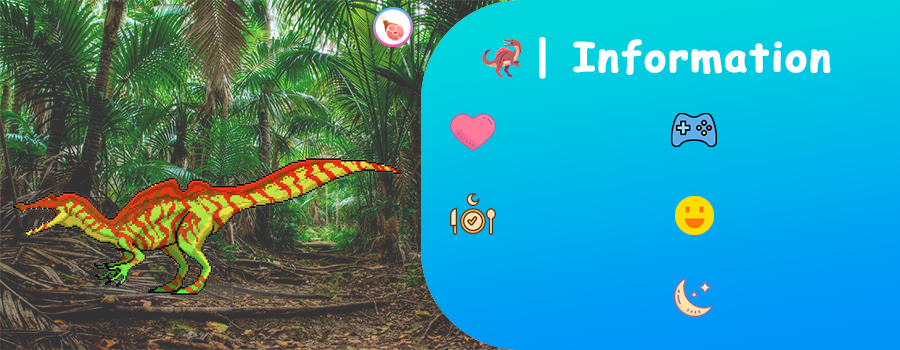

This figure's Python source:
import json
import random
from PIL import Image, ImageFont, ImageDraw, ImageOps, ImageSequence, ImageFilter
import sys

# sys.path.append("../Cogs")
# from functions import functions

with open('data/dino_data.json') as f:
    json_f = json.load(f)

def trans_paste(fg_img,bg_img,alpha=10,box=(0,0)):
    fg_img_trans = Image.new("RGBA",fg_img.size)
    fg_img_trans = Image.blend(fg_img_trans,fg_img,alpha)
    bg_img.paste(fg_img_trans,box,fg_img_trans)
    return bg_img

def egg_profile():
    egg_id = '352'
    lang = 'ru'
    time = 600000
    time_end = functions.time_end(time, True)
    if len(time_end) >= 18:
        time_end = time_end[:-6]

    bg_p = Image.open(f"images/remain/egg_profile_{lang}.png")
    egg = Image.open(str(json_f['elements'][egg_id]['image']))
    sz = 290
    egg = egg.resize((sz, sz), Image.ANTIALIAS)

    bg_img = bg_p
    fg_img = egg
    img = trans_paste(fg_img, bg_img, 1.0, (-50, 40))

    idraw = ImageDraw.Draw(img)
    line1 = ImageFont.truetype("fonts/Comic Sans MS.ttf", size = 35)

    idraw.text((430, 220), time_end, font = line1)

    img.show()

# egg_profile()

def dino_profile():
    egg_id = '364'
    lang = 'en'
    if lang != 'ru':
        lang = 'en'

    dino = json_f['elements'][egg_id]
    if 'class' in list(dino.keys()):
        bg_p = Image.open(f"images/remain/{dino['class']}_icon.png")
    else:
        bg_p = Image.open(f"images/remain/None_icon.png")

    class_ = dino['image'][5:8]

    panel_i = Image.open(f"images/remain/{class_}_profile_{lang}.png")

    img = trans_paste(panel_i, bg_p, 1.0)

    dino_image = Image.open('images/' + str(json_f['elements'][egg_id]['image']))
    dino_image = dino_image.transpose(Image.FLIP_LEFT_RIGHT)

    sz = 412
    dino_image = dino_image.resize((sz, sz), Image.ANTIALIAS)

    xy = -80
    x2 = 80
    img = trans_paste(dino_image, img, 1.0, (xy + x2, xy, sz + xy + x2, sz + xy ))


    idraw = ImageDraw.Draw(img)
    line1 = ImageFont.truetype("fonts/Comic Sans MS.ttf", size = 45)

    idraw.text((530, 100), "100", font = line1)
    idraw.text((530, 185), "100", font = line1)

    idraw.text((750, 100), "100", font = line1)
    idraw.text((750, 185), "100", font = line1)
    idraw.text((750, 265), "100", font = line1)


    img.show()
    # img.save('profile.png')

dino_profile()
